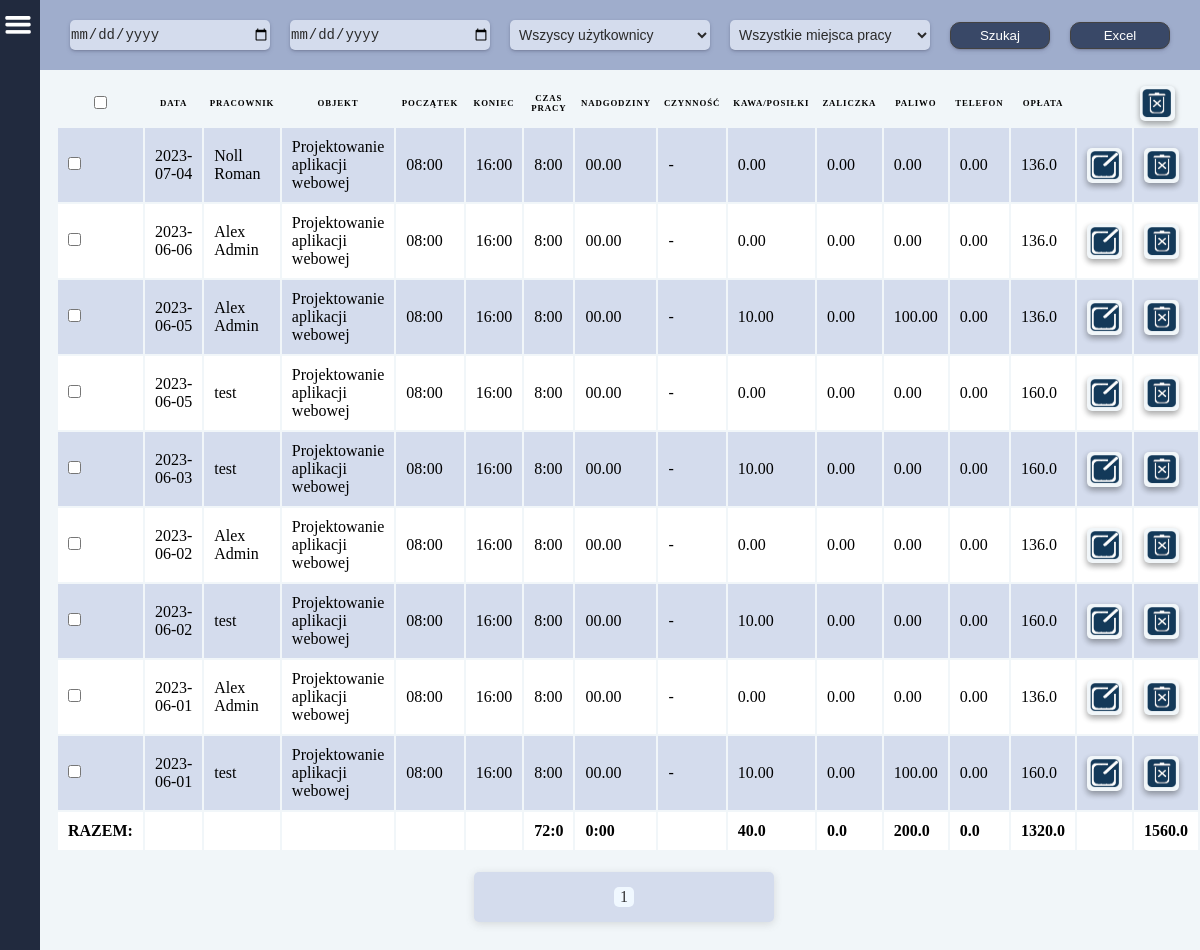
Page /raports/ (signed in) on the committed database.
### main/models.py (models this page shows, shortened)
class Work(models.Model):
    date = models.CharField(
        null=False,
        default='00-00-00',
        max_length=8,
        verbose_name='Data',
    )
    username = models.CharField(
        null=True,
        max_length=125,
        verbose_name='Imię użytkownika',
    )
    timestart = models.CharField(
        null=False,
        default='00:00',
        max_length=5,
        verbose_name='Początek',
    )
    timefinish = models.CharField(
        null=False,
        default='00:00',
        max_length=5,
        verbose_name='Koniec',
    )
    diff_time = models.CharField(
        null=True,
        default='00:00',
        max_length=5,
        verbose_name='Czas pracy',
    )
    over_time = models.CharField(
        null=True,
        default='00:00',
        max_length=5,
        verbose_name='Nadgodziny',
    )
    sum_time_sec = models.FloatField(
        null=True,
        default=0.00,
        verbose_name='Czas pracy razem',
    )
    sum_over_time_sec = models.CharField(
        null=True,
        default='00:00',
        max_length=5,
        verbose_name='Nadgodziny',
    )
    work_object = models.CharField(
        null=True,
        max_length=100,
        verbose_name='Miejsce pracy',
    )
    work_type = models.CharField(
        null=True,
        max_length=100,
        verbose_name='Czynność',
    )
    coffee_food = models.CharField(
        null=True,
        max_length=100,
        verbose_name='Kawa/Posiłki',
    )
    fuel = models.CharField(
        null=True,
        max_length=100,
        verbose_name='Paliwo',
    )
    prepayment = models.CharField(
        null=True,
        max_length=100,
        verbose_name='Zaliczka',
    )
    phone_costs = models.CharField(
        null=True,
        max_length=100,
        verbose_name='Telefon',
    )
    payment = models.CharField(
        null=True,
        default=0.00,
        max_length=100,
        verbose_name='Kwota',
    )
    payment_hour = models.FloatField(
        default=0,
        verbose_name='Stawka za godzinę',
    )
    user = models.ManyToManyField(
        CustomUser,
    )
    work_objects = models.ManyToManyField(
        'WorkObject'
    )

### main/views.py (the view, shortened to what this page needs)
# urls.py: path('raports/', raports, name='raports'),
def raports(request):
    if request.user.is_superuser:
        works = Work.objects.prefetch_related(Prefetch('user')).order_by('-date')
    else:
        works = Work.objects.prefetch_related(Prefetch('user')).filter(user=request.user).order_by('-date')
    users = CustomUser.objects.all().values('id', 'username')
    work_objects = WorkObject.objects.all()
    if request.user.is_superuser:
        total_coffee_food = Work.objects.all().aggregate(total_coffee_food=Sum('coffee_food'))['total_coffee_food']
        total_fuel = Work.objects.all().aggregate(total_fuel=Sum('fuel'))['total_fuel']
        total_prepayment = Work.objects.all().aggregate(total_prepayment=Sum('prepayment'))['total_prepayment']
        total_phone_costs = Work.objects.all().aggregate(total_phone_costs=Sum('phone_costs'))['total_phone_costs']
        total_payment = Work.objects.all().aggregate(total_payment=Sum('payment'))['total_payment']
        total_sum_time_sec = Work.objects.all().aggregate(total_sum_time_sec=Sum('sum_time_sec'))['total_sum_time_sec']
        total_sum_over_time_sec = Work.objects.all().aggregate(total_sum_over_time_sec=Sum('sum_over_time_sec'))['total_sum_over_time_sec']
        if total_sum_time_sec:
            total_hours = total_sum_time_sec // 3600
            total_sec = total_sum_time_sec % 3600
            total_min = total_sec // 60
            total_work_time = f'{int(total_hours)}:{int(total_min)}'
        else:
            total_work_time = '0:00'
        if total_sum_over_time_sec:
            total_hours = total_sum_over_time_sec // 3600
            total_sec = total_sum_over_time_sec % 3600
            total_min = total_sec // 60
            if total_min < 10 or total_min == 0.0:
                total_work_over_time = f'{int(total_hours)}:0{int(total_min)}'
            else:
                total_work_over_time = f'{int(total_hours)}:{int(total_min)}'
        else:
            total_work_over_time = '0:00'
    paginator = Paginator(works, 35)
    page_number = request.GET.get('page')
    page_obj = paginator.get_page(page_number)
    works = Work.objects.values_list('username')
    users_list = set()
    users_list = {wo[0] for wo in works}
    total = total_coffee_food + total_fuel + total_phone_costs + total_payment
    context = {
        'works': works,
        'users': users,
        'work_objects': work_objects,
        'total_coffee_food': total_coffee_food,
        'total_fuel': total_fuel,
        'total_prepayment': total_prepayment,
        'total_phone_costs': total_phone_costs,
        'total_payment': total_payment,
        'total_work_time': total_work_time,
        'total_work_over_time': total_work_over_time,
        'page_obj': page_obj,
        'users_list': users_list,
        'total': total,
    }
    return render(request, 'raports.html', context)

### main/models.py (called while the page is built)
    def __str__(self):
        return str(self.id)

### main/templatetags/vacation_requests.py (called while the page is built)
@register.simple_tag
def request_quantity():
    reqs = VacationRequest.objects.all().order_by('-v_request__id')
    count = 0
    for r in reqs:
        if r.v_request.consideration is True:
            count += 1
    return count

### main/templates/raports.html (shortened to what this page needs)
{% extends 'base.html' %}
{% load static %}
    {% block content %}
    <div class="page-container">
        <div class="filter-container">
            <form method="POST" id="formRaport">
                <input class="input_" name="sorted_from" id="datetimepicker" type="date" value="date">
                <input class="input_" name="sorted_to" id="datetimepicker" type="date" value="date">
                {% if request.user.is_superuser %}
                    <select class="input_"  name="user" placeholder="Pracownicy">
                        <option value="">Wszyscy użytkownicy</option>
                    </select>
                {% else %}
                    <select class="input_"  name="user" placeholder="Pracownik">
                        <option value="{{user.username}}">{{user.username}}</option>
                    </select>
                {% endif %}
                <select class="input_"  name="work_object">
                    <option value="">Wszystkie miejsca pracy</option>
                </select>
                <button class="btn" type="submit" id="searchRaport"><p class="btn-title">Szukaj</p></button>
                <button class="btn" id="excelRaport" onclick="excel(event)">
                    <p class="btn-title">Excel</p>
                </button>
            </form>
        </div>
        <div class="container">
            <table id="raportsTable">
                <form method="POST">
                <thead>
                    <tr>
                        <th>
                            <input type="checkbox" onclick="checkAll()">
                        </th>
                        <th>Data</th>
                        <th>Pracownik</th>
                        <th>Objekt</th>
                        <th>Początek</th>
                        <th>Koniec</th>
                        <th>Czas pracy</th>
                        <th>Nadgodziny</th>
                        <th>Czynność</th>
                        <th>Kawa/Posiłki</th>
                        <th>Zaliczka</th>
                        <th>Paliwo</th>
                        <th>Telefon</th>
                        <th>Opłata</th>
                        <th></th>
                        <th>
                            <div class="label_img">
                                <input type="image" src="{% static 'images/delete.png' %}" width="30" height="30">
                            </div>
                        </th>
                    </tr>
                </thead>
                {% for work in page_obj %}
                    <tr>
                        <td>
                            <input id="check" type="checkbox" name="marked" value="{{ work.id }}" >
                        </td>
                        <td class="nch" data-label="Data">{{work.date}}</td>
                        <td data-label="Pracownik">{{work.username}}</td>
                        <td class="ch" data-label="Objekt">{{work.work_object}}</td>
                        <td class="nch" data-label="Początek">{{work.timestart}}</td>
                        <td class="ch" data-label="Koniec">{{work.timefinish}}</td>
                        <td class="nch" data-label="Czas pracy">{{work.diff_time}}</td>
                        <td class="ch" data-label="Nadgodziny">{{work.over_time}}</td>
                        {% if work.work_type %}
                            <td class="odd" data-label="Czynność">{{work.work_type}}</td>
                        {% else %}
                            <td class="odd" data-label="Czynność"> - </td>
                        {% endif %}
                        <td class="nch" data-label="Kawa/Posiłki">{{work.coffee_food}}</td>
                        <td class="ch" data-label="Zaliczka">{{work.prepayment}}</td>
                        <td class="nch" data-label="Paliwo">{{work.fuel}}</td>
                        <td class="ch" data-label="Telefon">{{work.phone_costs}}</td>
                        <td class="nch" data-label="Opłata">{{work.payment}}</td>
                            <td class="ch">
                                <a class="label_img" href="{% url 'update_user_work' work.pk %}" >
                                    <img src="{% static 'images/edit.png' %}" width="30" height="30">
                                </a>
                            </td>
                            <td class="nch">
                                <a class="label_img" href="{% url 'deleteUserWorkQuastion' work.pk %}">
                                    <img src="{% static 'images/delete.png' %}" width="30" height="30">
                                </a>
                            </td>
                    </tr>
                {% endfor %}
                    <tr>
                        <td class="total">
                            <b>RAZEM:</b>
                        </td>
                        <td class="total"></td>
                        <td class="total"></td>
                        <td class="total"></td>
                        <td class="total"></td>
                        <td class="total"></td>
                        <td data-label="Czas pracy">
                            <b>{{total_work_time}}</b>
                        </td>
                        <td data-label="Nadgodziny">
                            <b>{{total_work_over_time}}</b>
                        </td>
                        <td class="total"></td>
                        <td data-label="Kawa/Posiłki">
                            <b>{{total_coffee_food}}</b>
                        </td>
                        <td data-label="Zaliczka">
                            <b>{{total_prepayment}}</b>
                        </td>
                        <td data-label="Paliwo">
                            <b>{{total_fuel}}</b>
                        </td>
                        <td data-label="Telefon">
                            <b>{{total_phone_costs}}</b>
                        </td>
                        <td data-label="Opłata">
                            <b>{{total_payment}}</b>
                        </td>
                        <td></td>
                        <td data-label="RAZEM">
                            <b>{{ total }}</b>
                        </td>
                    </tr>
                </form>
            </table>
            <div class="pagination">
                <span class="step-links">
                    <span class="current-page"><p>{{ page_obj.number }}</p></span>
                </span>
            </div>
        </div>
    </div>
    {% endblock %}

### static/css/base.css (style rules this page uses)
:root { --btn-bg-color: #394867; --border: 1px solid #434242; --main-bg-color: #F1F6F9; --header-bg-color: #212A3E; --input-bg-color: #d4dced; --title-bg-color: #9fadcc; --text-color: white; --height: 120vh; --width: 100vw; }
.container { display: flex; flex-direction: column; margin-left: 4vw; padding: 8px; height: 100vh; overflow: scroll; }
table tr { border: 1px solid #ddd; padding: .25em; }
table th, table td { padding: .625em; }
table th { font-size: .55em; letter-spacing: .1em; text-transform: uppercase; }
tr:nth-child(odd) td { background-color: #d4dced; }
tr:nth-child(even) td { background-color: white; }
.filter-container { display: flex; margin-left: 40px; flex-direction: row; align-items: center; justify-content: center; padding: 10px; background-color: var(--title-bg-color); }
.page-container { display: flex; flex-direction: column; background-color: var(--main-bg-color); }
.label_img { display: flex; justify-content: center; align-items: center; width: 35px; height: 35px; border-radius: 5px; background-color: var(--main-bg-color); box-shadow: rgba(0, 0, 0, 0.16) 0px 3px 6px, rgba(0, 0, 0, 0.23) 0px 3px 6px; cursor: pointer; }
.input_ { background-color: var(--input-bg-color); color: #2a2a2a; border-radius: 5px; border: transparent; width: 200px; height: 30px; font-size: 14px; margin: 10px; cursor: pointer; box-shadow: rgba(50, 50, 93, 0.25) 0px 2px 5px -1px, rgba(0, 0, 0, 0.3) 0px 1px 3px -1px; }
select { background-color: var(--input-bg-color); color: #2a2a2a; border-radius: 5px; border: transparent; width: 200px; height: 30px; font-size: 14px; padding-left: 5px; cursor: pointer; box-shadow: rgba(50, 50, 93, 0.25) 0px 2px 5px -1px, rgba(0, 0, 0, 0.3) 0px 1px 3px -1px; }
.btn { padding: 5px; margin: 10px; background-color: var(--btn-bg-color); border: var(--border); border-radius: 10px; cursor: pointer; width: 100px; box-shadow: rgba(50, 50, 93, 0.25) 0px 2px 5px -1px, rgba(0, 0, 0, 0.3) 0px 1px 3px -1px; }
a { color: var(--text-color); text-decoration: none; }
.btn-title { color: var(--text-color); text-decoration: none; text-align: center; }

### static/css/login.css (style rules this page uses)
* { margin: 0; padding: 0; }

### static/css/pagination.css (style rules this page uses)
.pagination { display: flex; justify-content: center; align-items: center; padding: 20px; }
.step-links { display: flex; justify-content: space-around; align-items: center; width: 300px; height: 50px; background-color: var(--input-bg-color); border-radius: 5px; box-shadow: rgba(99, 99, 99, 0.2) 0px 2px 8px 0px; }
.current-page { display: flex; justify-content: center; align-items: center; width: 20px; height: 20px; background-color: aliceblue; border-radius: 5px; }
.current-page p { color: #323234; }

### static/css/raports.css (style rules this page uses)
#formRaport { display: flex; align-items: center; justify-content: center; }

### rows in the picture
Work: date "2023-07-04", username "Noll Roman", work_object "Projektowanie aplikacji webowej", timestart "08:00", timefinish "16:00", diff_time "8:00", over_time "00.00", coffee_food "0.00", prepayment "0.00", fuel "0.00", phone_costs "0.00", payment "136.0"
Work: date "2023-06-06", username "Alex Admin", work_object "Projektowanie aplikacji webowej", timestart "08:00", timefinish "16:00", diff_time "8:00", over_time "00.00", coffee_food "0.00", prepayment "0.00", fuel "0.00", phone_costs "0.00", payment "136.0"
Work: date "2023-06-05", username "Alex Admin", work_object "Projektowanie aplikacji webowej", timestart "08:00", timefinish "16:00", diff_time "8:00", over_time "00.00", coffee_food "10.00", prepayment "0.00", fuel "100.00", phone_costs "0.00", payment "136.0"
Work: date "2023-06-05", username "test", work_object "Projektowanie aplikacji webowej", timestart "08:00", timefinish "16:00", diff_time "8:00", over_time "00.00", coffee_food "0.00", prepayment "0.00", fuel "0.00", phone_costs "0.00", payment "160.0"
Work: date "2023-06-03", username "test", work_object "Projektowanie aplikacji webowej", timestart "08:00", timefinish "16:00", diff_time "8:00", over_time "00.00", coffee_food "10.00", prepayment "0.00", fuel "0.00", phone_costs "0.00", payment "160.0"
Work: date "2023-06-02", username "Alex Admin", work_object "Projektowanie aplikacji webowej", timestart "08:00", timefinish "16:00", diff_time "8:00", over_time "00.00", coffee_food "0.00", prepayment "0.00", fuel "0.00", phone_costs "0.00", payment "136.0"
Work: date "2023-06-02", username "test", work_object "Projektowanie aplikacji webowej", timestart "08:00", timefinish "16:00", diff_time "8:00", over_time "00.00", coffee_food "10.00", prepayment "0.00", fuel "0.00", phone_costs "0.00", payment "160.0"
Work: date "2023-06-01", username "Alex Admin", work_object "Projektowanie aplikacji webowej", timestart "08:00", timefinish "16:00", diff_time "8:00", over_time "00.00", coffee_food "0.00", prepayment "0.00", fuel "0.00", phone_costs "0.00", payment "136.0"
Work: date "2023-06-01", username "test", work_object "Projektowanie aplikacji webowej", timestart "08:00", timefinish "16:00", diff_time "8:00", over_time "00.00", coffee_food "10.00", prepayment "0.00", fuel "100.00", phone_costs "0.00", payment "160.0"

### other values in the picture
{{ total_work_time }} "72:0"
{{ total_work_over_time }} "0:00"
{{ total_coffee_food }} "40.0"
{{ total_prepayment }} "0.0"
{{ total_fuel }} "200.0"
{{ total_phone_costs }} "0.0"
{{ total_payment }} "1320.0"
{{ total }} "1560.0"
{{ page_obj.number }} "1"
